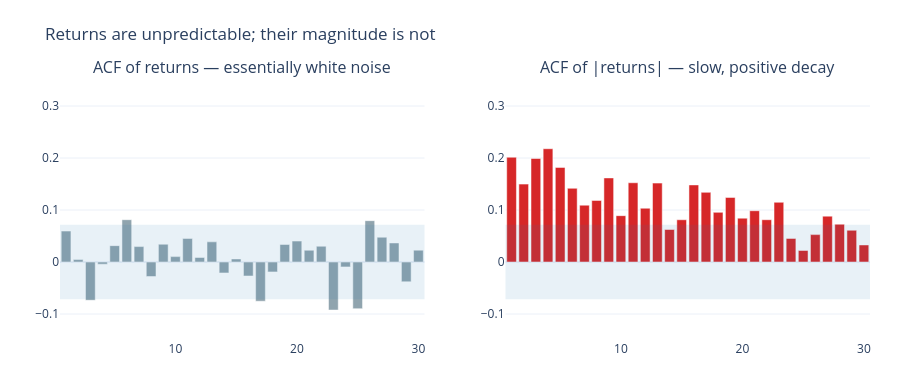

Notebook code cell kept with this figure:
### Markdown cell above
## …quantified with the autocorrelation function
Returns sit inside the white-noise band; their **absolute value** decays slowly and stays positive — the signature of clustering.

### Code cell
nlags = 30
acf_r = st.acf(ret, nlags)[1:]
acf_abs = st.acf(np.abs(ret), nlags)[1:]
lags = list(range(1, nlags + 1))
conf = 1.96 / np.sqrt(len(ret))  # ~95% white-noise band

fig = make_subplots(rows=1, cols=2, subplot_titles=(
    "ACF of returns — essentially white noise", "ACF of |returns| — slow, positive decay"))
fig.add_trace(go.Bar(x=lags, y=acf_r, marker_color="#90a4ae", showlegend=False), row=1, col=1)
fig.add_trace(go.Bar(x=lags, y=acf_abs, marker_color="#d62728", showlegend=False), row=1, col=2)
for c in (1, 2):
    fig.add_hrect(y0=-conf, y1=conf, row=1, col=c, fillcolor="#1f77b4", opacity=0.10, line_width=0)
fig.update_yaxes(range=[-0.15, 0.35])
fig.update_layout(height=380, title="Returns are unpredictable; their magnitude is not",
                  margin=dict(l=60, r=30, t=80, b=40))
fig.show()

### Figure 1 — Plotly figure (JSON) as saved in the notebook; plotly's stock layout.template omitted (floating-point values rounded to 4 significant figures)
{"data": [{"marker": {"color": "#90a4ae"}, "showlegend": false, "type": "bar", "x": [1, 2, 3, 4, 5, 6, 7, 8, 9, 10, 11, 12, 13, 14, 15, 16, 17, 18, 19, 20, 21, 22, 23, 24, 25, 26, 27, 28, 29, 30], "xaxis": "x", "y": [0.05944, 0.004674, -0.07373, -0.004212, 0.03146, 0.08137, 0.02967, -0.02791, 0.03418, 0.01037, 0.04535, 0.008739, 0.03877, -0.02103, 0.005848, -0.02687, -0.07548, -0.01904, 0.03371, 0.04021, 0.02262, 0.03031, -0.09242, -0.009392, -0.08984, 0.0795, 0.04763, 0.03666, -0.0381, 0.02282], "yaxis": "y"}, {"marker": {"color": "#d62728"}, "showlegend": false, "type": "bar", "x": [1, 2, 3, 4, 5, 6, 7, 8, 9, 10, 11, 12, 13, 14, 15, 16, 17, 18, 19, 20, 21, 22, 23, 24, 25, 26, 27, 28, 29, 30], "xaxis": "x2", "y": [0.2015, 0.1498, 0.1992, 0.2178, 0.1819, 0.1417, 0.1093, 0.1184, 0.1617, 0.08912, 0.1524, 0.1034, 0.1517, 0.06252, 0.08123, 0.1483, 0.1339, 0.09548, 0.1242, 0.08432, 0.09862, 0.08128, 0.1148, 0.04535, 0.02219, 0.05266, 0.0882, 0.07265, 0.06101, 0.03277], "yaxis": "y2"}], "layout": {"annotations": [{"font": {"size": 16}, "showarrow": false, "text": "ACF of returns — essentially white noise", "x": 0.225, "xanchor": "center", "xref": "paper", "y": 1.0, "yanchor": "bottom", "yref": "paper"}, {"font": {"size": 16}, "showarrow": false, "text": "ACF of |returns| — slow, positive decay", "x": 0.775, "xanchor": "center", "xref": "paper", "y": 1.0, "yanchor": "bottom", "yref": "paper"}], "height": 380, "margin": {"b": 40, "l": 60, "r": 30, "t": 80}, "shapes": [{"fillcolor": "#1f77b4", "line": {"width": 0}, "opacity": 0.1, "type": "rect", "x0": 0, "x1": 1, "xref": "x domain", "y0": -0.07162, "y1": 0.07162, "yref": "y"}, {"fillcolor": "#1f77b4", "line": {"width": 0}, "opacity": 0.1, "type": "rect", "x0": 0, "x1": 1, "xref": "x2 domain", "y0": -0.07162, "y1": 0.07162, "yref": "y2"}], "title": {"text": "Returns are unpredictable; their magnitude is not"}, "xaxis": {"anchor": "y", "domain": [0.0, 0.45]}, "xaxis2": {"anchor": "y2", "domain": [0.55, 1.0]}, "yaxis": {"anchor": "x", "domain": [0.0, 1.0], "range": [-0.15, 0.35]}, "yaxis2": {"anchor": "x2", "domain": [0.0, 1.0], "range": [-0.15, 0.35]}}}
